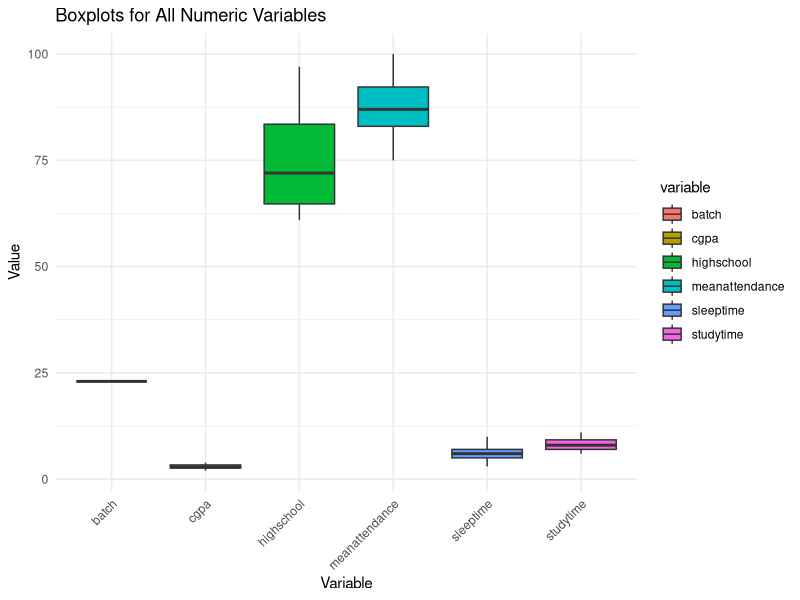

Here is the R script that generated this plot: (Note: this script raises an error after producing the figure.)
# Load necessary libraries
library(ggplot2)
library(dplyr)
library(tidyr)

# Load the dataset
data <- read.csv("dataset.csv")

# Summary of statistics
print(summary(data))

# Select only numeric columns for analysis
numeric_data <- data %>% select(where(is.numeric))

# Reshape data into long format for ggplot
melted_data <- numeric_data %>%
    pivot_longer(cols = everything(), names_to = "variable", values_to = "value")

# Save boxplots as a PDF
pdf("boxplots_numeric_variables.pdf", width = 10, height = 7)

ggplot(melted_data, aes(x = variable, y = value, fill = variable)) +
    geom_boxplot() +
    labs(title = "Boxplots for All Numeric Variables", x = "Variable", y = "Value") +
    theme_minimal() +
    theme(axis.text.x = element_text(angle = 45, hjust = 1))

dev.off()
print("Boxplots saved to 'boxplots_numeric_variables.pdf'")

# Identify outliers
outliers <- numeric_data %>%
    summarise(across(
        everything(),
        ~ {
            Q1 <- quantile(., 0.25, na.rm = TRUE)
            Q3 <- quantile(., 0.75, na.rm = TRUE)
            IQR <- Q3 - Q1
            sum(. < (Q1 - 1.5 * IQR) | . > (Q3 + 1.5 * IQR)) # Count outliers
        },
        .names = "Outliers_in_{.col}"
    ))

print(outliers)

# Remove outliers
cleaned_data <- numeric_data %>%
    filter(across(
        everything(),
        ~ {
            Q1 <- quantile(., 0.25, na.rm = TRUE)
            Q3 <- quantile(., 0.75, na.rm = TRUE)
            IQR <- Q3 - Q1
            . >= (Q1 - 1.5 * IQR) & . <= (Q3 + 1.5 * IQR)
        }
    ))

# Save cleaned data to a new CSV file
write.csv(cleaned_data, "outliers_removed.csv", row.names = FALSE)
print("Cleaned data saved to 'outliers_removed.csv'")

# Scatter plot for all numeric variables
pdf("scatterplot_numeric_variables.pdf", width = 10, height = 7)

ggplot(melted_data, aes(x = variable, y = value, color = variable)) +
    geom_point() +
    labs(title = "Scatter Plot for All Numeric Variables", x = "Variable", y = "Value") +
    theme_minimal() +
    theme(axis.text.x = element_text(angle = 45, hjust = 1))

dev.off()
print("Scatter plot saved to 'scatterplot_numeric_variables.pdf'")

# Load the cleaned dataset
cleaned_data <- read.csv("outliers_removed.csv")

# Ensure the dependent variable and independent variables are correctly identified
dependent_variable <- "cgpa"
independent_variables <- setdiff(names(cleaned_data), dependent_variable)

# Create the formula for the regression
formula <- as.formula(paste(dependent_variable, "~", paste(independent_variables, collapse = " + ")))

# Fit the multiple linear regression model
model <- lm(formula, data = cleaned_data)

# Summarize the model
model_summary <- summary(model)

# Print the summary to the console
print(model_summary)

# Save the summary to a text file
capture.output(model_summary, file = "mlrm_regression_summary.txt")
print("Regression summary saved to 'mlrm_regression_summary.txt'")

# Check regression assumptions with diagnostic plots
# Open a PDF device to save diagnostic plots
pdf("mlrm_regression_diagnostics.pdf", width = 10, height = 7)

# Plot diagnostic plots
par(mfrow = c(2, 2)) # Arrange plots in a 2x2 grid
plot(model)

# Close the PDF device
dev.off()
print("Regression diagnostic plots saved to 'mlrm_regression_diagnostics.pdf'")
